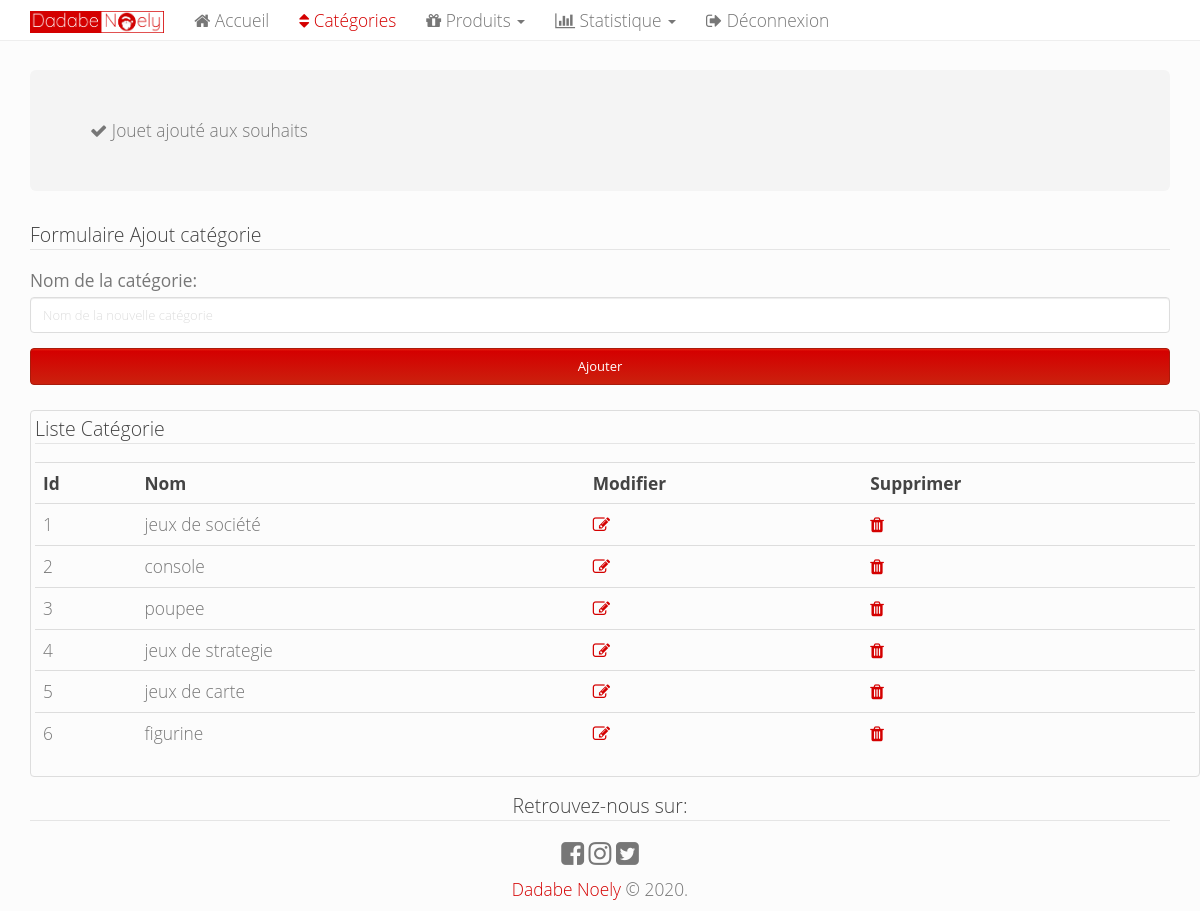
The app's page /admin/ajoutcategorie.php (signed in) with its own data.
### tables this page shows
create table  `categorie`(
	`idCategorie` bigint NOT NULL AUTO_INCREMENT,
	`nomCategorie` varchar(100) NOT NULL,
	PRIMARY KEY(`idCategorie`)
	);

### MySQLConnection.php (called while the page is built, shortened)
<?php
    class MySQLConnection{
        public function __construct($h,$u,$p,$db)
        {
            $this->host=$h;
            $this->user=$u;
            $this->password=$p;
            $this->database=$db;
            $this->connection=mysqli_connect($this->host,$this->user,$this->password,$this->database);
        }
    }
?>

### DadabeNoely.php (called while the page is built, shortened)
<?php
    include "MySQLConnection.php";
    class DadabeNoely extends MySQLConnection{
        public function insert_into($table_name,$values=array(),$fields=null)
        {
            $val="";
            $c=count($values);
            for($k=0;$k<$c;$k++)
            {
                if(is_bool($values[$k])){
                    $b=($values[$k])?"true":"false";
                    if($k<$c-1)
                    {
                        $val.="$b,";
                    }
                    else
                    {
                        $val.="$b";
                    }
                }
                else{
                    if($k<$c-1)
                    {
                        $val.="'$values[$k]',";
                    }
                    else
                    {
                        $val.="'$values[$k]'";
                    }
                }
            }
            $fields=(is_null($fields))? "":"(".$fields.")";
            $sql="INSERT INTO $table_name $fields VALUES($val);";
            $resultat=mysqli_query($this->connection,$sql);
            if($resultat)
            {
                return true;
            }
            else
            {
                return false;
            }
        }
        public function select($columns,$table_name,$criteria=null,$orderby=null)
        {
            $criteria = (isset($criteria)) ? " WHERE $criteria ": "";
            $orderby = (isset($orderby)) ? " ORDER BY $orderby ": "";
            $sql="SELECT $columns FROM $table_name $criteria $orderby";
            $result=mysqli_query($this->connection,$sql);
            $k=0;
            while ($tab=mysqli_fetch_array($result)) {
                $t[$k]=$tab;
                $k++;
            }
            if(isset($t)){
                return $t;
            }
        }
    }
?>

### admin/categorie.php (the view, shortened to what this page needs)
<?php
    include_once "../DadabeNoely.php";
    $dn=new DadabeNoely();
?>
<!DOCTYPE html>
<html lang="fr">
<head>
    <link rel="stylesheet" type="text/css" media="screen" href="../css/bootstrap.css">
    <link rel="stylesheet" type="text/css" media="screen" href="../css/font-awesome.css">
    <link rel="stylesheet" type="text/css" media="screen" href="../css/animate.css">
    <link rel="stylesheet" type="text/css" media="screen" href="../css/style.css">
</head>
<body>
    <div class="navbar navbar-default navbar-fixed-top"role="navigation">
        <div class="container">
            <div class="navbar-header">
                <a class="navbar-brand" href="acceuil.php"><img src="../images/dadabenoely.png" height="120%"></a>
            </div>
            <div class="collapse navbar-collapse">
                <ul class="nav navbar-nav">
                    <li><a href="acceuil.php"><span class="fa fa-home"></span>&nbsp;Accueil</a></li>
                    <li class="active"><a href="categorie.php"><span class="fa fa-sort"></span>&nbsp;Catégories</a></li>
                    <li class="dropdown">
                        <a data-toggle="dropdown" href="#">
                            <span class="fa fa-gift"></span>&nbsp;Produits <b class="caret"></b>
                        </a>
                    </li>
                    <li class="dropdown">
                        <a data-toggle="dropdown" href="#">
                            <span class="fa fa-bar-chart"></span>&nbsp;Statistique <b class="caret"></b>
                        </a>
                    </li>
                    <li>
                        <a href="#deconnecter" data-toggle="modal"><span class="fa fa-sign-out"></span>&nbsp;Déconnexion</a>
                    </li>
                </ul>
            </div>
        </div>
    </div>
        <?php
            if(isset($info)){
        ?>
        <div class="container">
            <div class="jumbotron">
                <?php
                    echo $info;
                ?>
            </div>
        </div>
        <?php
            }
        ?>
    <div class='container'>
        <form class="form-signin" method="POST" action="ajoutcategorie.php">
            <legend>Formulaire Ajout catégorie</legend>
            <div class="form-group">
                <label for="inputnom">Nom de la catégorie: </label>
                <input name="inputnom" id="inputnom" type="text" class="form-control" placeholder="Nom de la nouvelle catégorie" required>
            </div>
            <button class="btn btn-primary btn-block" type="submit">Ajouter</button>
        </form>
        <br>
        <section class='cadeau container thumbnail'>
            <legend>Liste Catégorie</legend>
            <table class="table table-responsive table-hover">
                <th>Id</th>
                <th>Nom</th>
                <th>Modifier</th>
                <th>Supprimer</th>
            <?php
                foreach($dn->select("*","categorie") as $cat => $c){
                    echo("<tr>");
                    echo("<td>".$c[0]."</td>");
                    echo("<td>".$c[1]."</td>");
                    echo("<td><a href='modifiercategorie.php?id=".$c[0]."'><span class='fa fa-edit' title='Modifier la catégorie'></span></a></td>");
                    echo("<td><a href='supprimercategorie.php?id=".$c[0]."'><span class='fa fa-trash' title='Supprimer la catégorie'></span></a></td>");
                    echo("</tr>");
                }
            ?>
            </table>
        </section>
    </div>
    <footer class="container-fluid">
        <div class="col-md-12">
            <div class="social">
                <legend>Retrouvez-nous sur:</legend>
                <a href="https://www.facebook.com/dadabenoely" title="Facebook"><i class="fa fa-facebook-square fa-lg" aria-hidden="true"></i></a>
                <a href="https://www.instagram.com/dadabenoely" title="Instagram"><i class="fa fa-instagram fa-lg" aria-hidden="true"></i></a>
                <a href="https://www.twitter.com/dadabenoely" title="Twitter"><i class="fa fa-twitter-square fa-lg" aria-hidden="true"></i></a>
            </div>
        </div>
        <div id="copyright" class="col-md-12 container-fluid">
            <p class="text-center">
                <a href="#">Dadabe Noely</a>&nbsp;&copy;&nbsp;2020.<br>
            </p>
        </div>
    </footer>
</body>
</html>

### css/style.css (style rules this page uses)
body { padding-top: 70px; }
.social { text-align: center; margin-bottom: 10px; }
.social a { color: #777777; font-size: 20px; }
.cadeau { margin-bottom: 15px; }
.btn { font-family: "Open Sans", "Helvetica Neue", Helvetica, Arial, sans-serif; }
.btn-primary { background-image: linear-gradient(#e72510, #D40000 6%, #cb210e); filter: progid:DXImageTransform.Microsoft.gradient(startColorstr='#ffe72510', endColorstr='#ffcb210e', GradientType=0); background-repeat: no-repeat; -webkit-filter: none; filter: none; border: 1px solid #a91b0c; }
body { font-weight: 300; }
th { color: #444444; }
legend { color: #444444; }
label { font-weight: normal; }

### records on screen
categorie: idCategorie "1", nomCategorie "jeux de société"
categorie: idCategorie "2", nomCategorie "console"
categorie: idCategorie "3", nomCategorie "poupee"
categorie: idCategorie "4", nomCategorie "jeux de strategie"
categorie: idCategorie "5", nomCategorie "jeux de carte"
categorie: idCategorie "6", nomCategorie "figurine"
